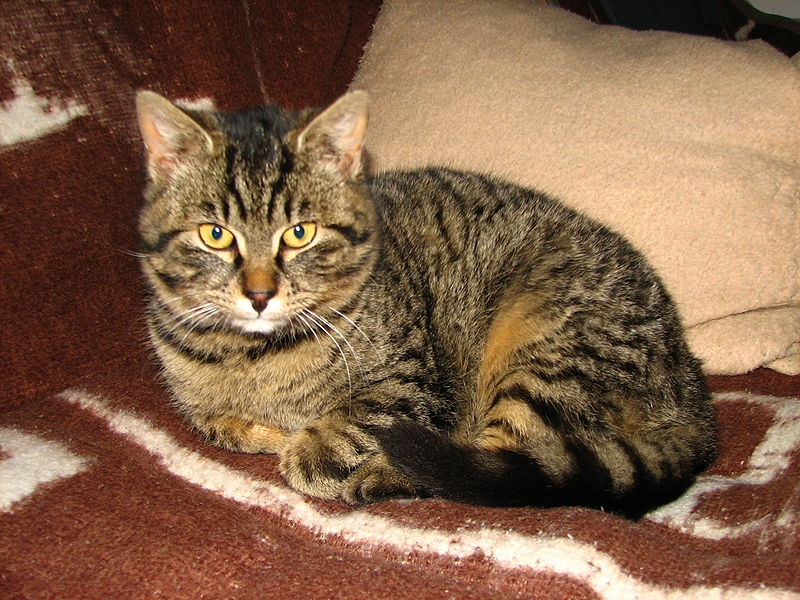
#> input picture _pre-lectures/lecture-19/cat.jpg, 800 x 600 px
$ python checker.py
#> lines starting #> are read from the running program, lines starting #| are printed output that depends on the picture
### _pre-lectures/lecture-19/CSE8AImage.py
# DO NOT EDIT THIS FILE

import numpy as np
from PIL import Image

def load_img(filename):
#> called with filename = 'cat.jpg'
    pil_img = Image.open(filename)
#> pil_img is the input picture: PIL image 800x600 RGB; mean R, G, B 131.2, 98.6, 73.3
    arr = np.array(pil_img.getdata(), dtype=np.uint8).reshape(pil_img.height, pil_img.width, 3)
    img = [ [ (int(p[0]),int(p[1]),int(p[2])) for p in row ] for row in arr ]
#> img = 600 items
    return img

def save_img(img, filename):
    arr = np.asarray(img, dtype=np.uint8)
    pil_img = Image.fromarray(arr)
    pil_img.save(filename, format='png')

# [5 lines left out: function create_img, not called in this run]

def height(img):
    return len(img)

def width(img):
    return len(img[0])

# [26 lines left out: function img_str_to_file, not called in this run]


### _pre-lectures/lecture-19/checker.py
from CSE8AImage import *

# [11 lines of commented-out code are left out]
def checker_pattern(img, start_row, start_col, length):
    if start_row >= height(img) or start_col > width(img) or start_row < 0 or start_col < 0:
        print("Start row/col values are invalid!")
        return None

    if start_row + length > height(img):
        end_row = height(img)
    else:
        end_row = start_row + length

    if start_col + length > width(img):
        end_col = width(img)
    else:
        end_col = start_col + length

    mid_row = start_row + (end_row - start_row) / 2
    mid_col = start_col + (end_col - start_col) / 2

    for r in range(start_row, end_row):
        for c in range(start_col, end_col):
            pix = img[r][c]

            #Color the top-left and bottom-right quadrants as red
            if (r < mid_row and c < mid_col) or (r >= mid_row and c >= mid_col):
                img[r][c] = (pix[0], 0, 0)
            else:
                img[r][c] = (0, pix[1], 0)

    return img


img = load_img("cat.jpg")
#> img = 600 items
print("height = " + str(height(img)))
#| height = 600
print("width = " + str(width(img)))
#| width = 800
checker_pattern(img, 0, 0, max(height(img), width(img)))
#> in checker_pattern, `end_row = height(img)`: end_row = 600
#> in checker_pattern, `end_col = start_col + length`: end_col = 800
#> in checker_pattern, `mid_row = start_row + (end_row - start_row) / 2`: mid_row = 300
#> in checker_pattern, `mid_col = start_col + (end_col - start_col) / 2`: mid_col = 400
#> after the loop in checker_pattern, `for r in range(start_row, end_row):`: img = 600 items
save_img(img, "output.jpg")
#> in save_img, `arr = np.asarray(img, dtype=np.uint8)`:
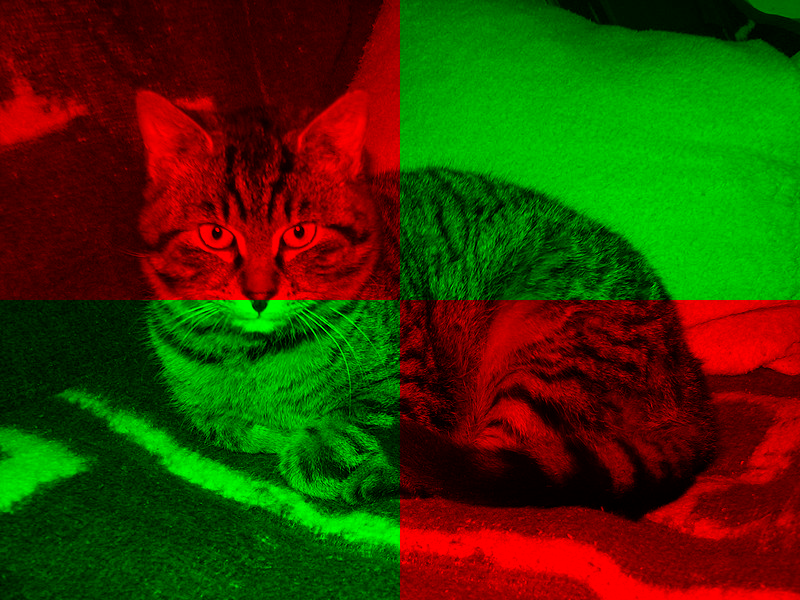
#> arr: shape (600, 800, 3); mean of channels 0, 1, 2 55.4, 57.9, 0; drawn as R, G, B
